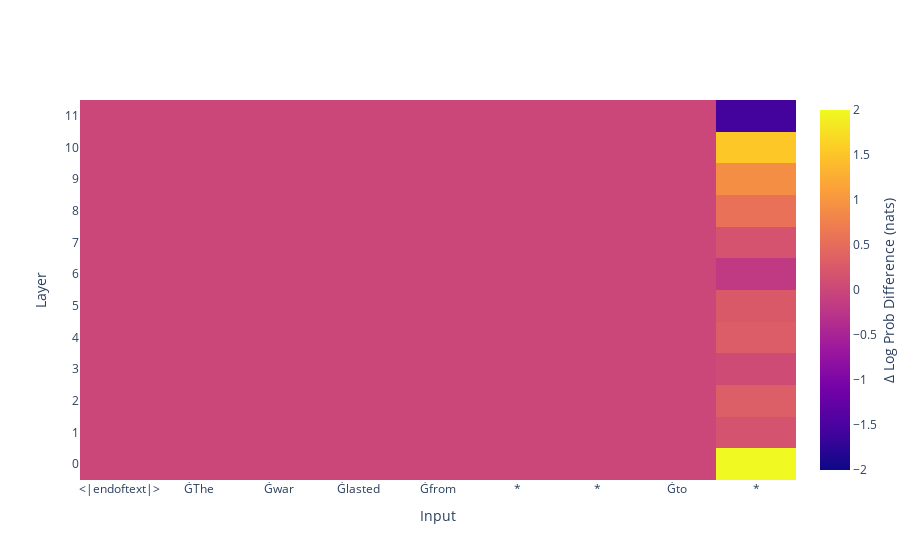

Write notebook code for a chart like this one.
### Code cell
import numpy as np
pred_traj_ablated_logit.log_prob_diff(delta=True).clip(*log_prob_range).figure()

### Figure 1 — Plotly figure (JSON) as saved in the notebook; plotly's stock layout.template omitted (floating-point values rounded to 4 significant figures)
{"data": [{"colorbar": {"title": {"side": "right", "text": "Δ Log Prob Difference (nats)"}}, "type": "heatmap", "x": ["<|endoftext|>", "ĠThe", "Ġwar", "Ġlasted", "Ġfrom", "*", "*", "Ġto", "*"], "y": ["0", "1", "2", "3", "4", "5", "6", "7", "8", "9", "10", "11"], "z": [[0, 0, 0, 0, 0, 0, 0, 0, 2], [0, 0, 0, 0, 0, 0, 0, 0, 0.1641], [0, 0, 0, 0, 0, 0, 0, 0, 0.3139], [0, 0, 0, 0, 0, 0, 0, 0, 0.05726], [0, 0, 0, 0, 0, 0, 0, 0, 0.2989], [0, 0, 0, 0, 0, 0, 0, 0, 0.2514], [0, 0, 0, 0, 0, 0, 0, 0, -0.1742], [0, 0, 0, 0, 0, 0, 0, 0, 0.1732], [0, 0, 0, 0, 0, 0, 0, 0, 0.5654], [0, 0, 0, 0, 0, 0, 0, 0, 0.9143], [0, 0, 0, 0, 0, 0, 0, 0, 1.53], [0, 0, 0, 0, 0, 0, 0, 0, -1.565]], "zmax": 2, "zmin": -2}], "layout": {"title": {"text": "", "x": 0.5}, "width": 920, "xaxis": {"title": {"text": "Input"}}, "yaxis": {"title": {"text": "Layer"}}}}
